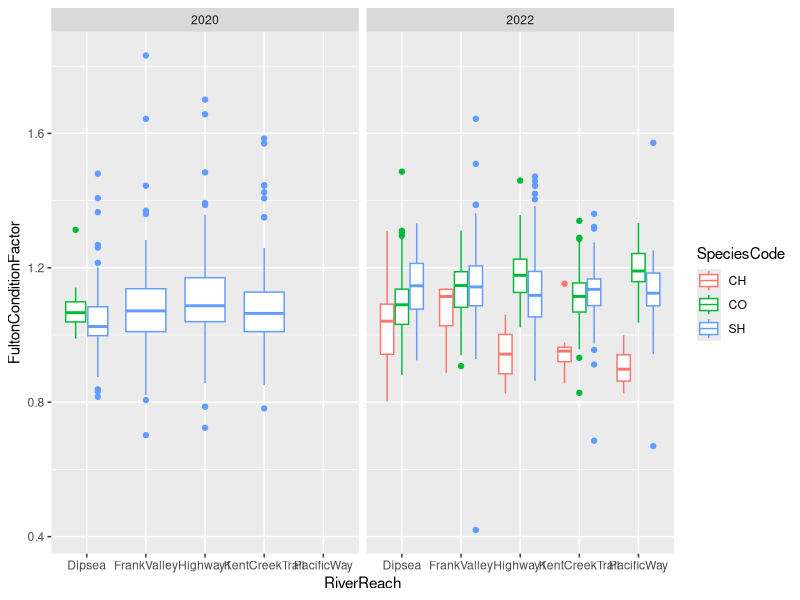
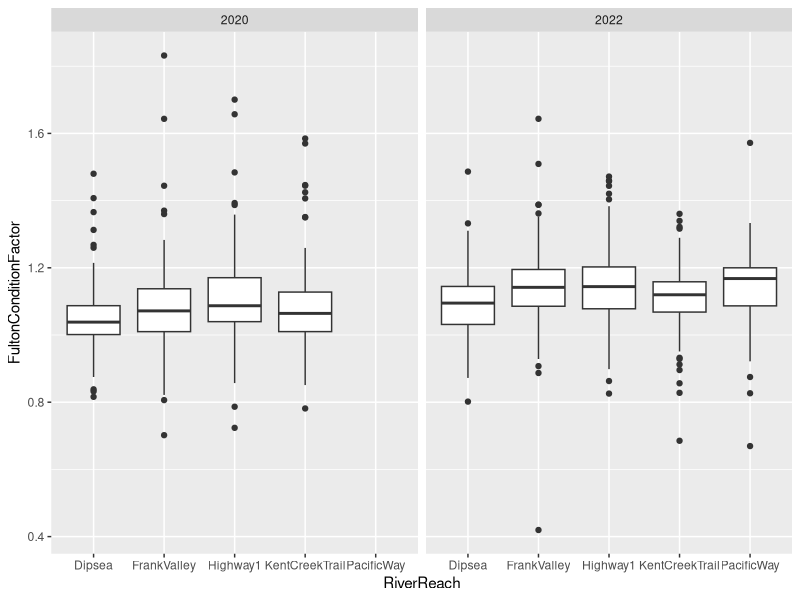

Generate these figures, in order, with R: (Note: this script raises an error after producing the figures.)
# Last updated 06/03/2026
# Results:
  # fulton condition factor
    # a) fish measurements - sig. b/n CH[0.997], SH[1.108], CO[1.119] & FieldSeason 2022 > 2020 [0.054] dif.
    # b) diet data original - sig. b/n CH[1.015], SH[1.147], CO[1.126] & FieldSeason 2022 > 2020 [0.056] dif.
    # c) by river reach - sig. dif. b/n river reach FCF in survey but not gut lavage data...
    # d) NZMS - no sig. dif. across those that consume or don't consume NZMS
  # counts
    # proportions from seining + efishing seems to match diet data better (makes sense given they used similar methods to catch fish for gut lavage)
    # snorkel may be most representative but have the highest error...
# NOTE: almost all graphed data is based on YoY lifestage... may want to make adjustments for final report
  # might want to do stat. analysis by interaction

# Libraries ---------------------------------------------------------------

library(tidyverse)
library(patchwork)

# Calling files -----------------------------------------------------------

fish_snorkel <- read.csv("Data/Created_Data/Fish_Snorkel.csv")
fish_measurement <- read.csv("Data/Created_Data/Fish_Measurement.csv")
diet_data_original <- read.csv("Data/Created_Data/Diet_Data_Original.csv")

# Raw plotting ------------------------------------------------------------

### fulton condition factor

## fish measurement

# fish measurement weight vs length

# limit life stage and dimensions to diet data set
survey_length_weight_plot <- ggplot(fish_measurement %>% filter(LifeStage == "YoY", between(ForkLength, 30, 100)), 
       aes(x = ForkLength, y = FishWeight, color = SpeciesCode)) +
  geom_point() +
  facet_wrap(~FieldSeason) +
  stat_smooth(formula = y ~ splines::ns(x, 3),
              method = "glm")

# fish measurement fulton condition factor

survey_FCF_plot <- ggplot(fish_measurement %>% filter(LifeStage == "YoY", between(ForkLength, 30, 100)), 
       aes(x = SpeciesCode, y = FultonConditionFactor)) +
  geom_boxplot() +
  facet_wrap(~FieldSeason)

## diet data original

# diet data original weight vs length

diet_length_weight_plot <- ggplot(diet_data_original %>% filter(LifeStage == "YoY"), 
       aes(x = ForkLength, y = FishWeight, color = SpeciesCode)) +
  geom_point() +
  facet_wrap(~FieldSeason) +
  stat_smooth(formula = y ~ splines::ns(x, 3),
              method = "glm")

# diet data original fulton condition factor

diet_FCF_plot <- ggplot(diet_data_original %>% filter(LifeStage == "YoY"),
                        aes(x = SpeciesCode, y = FultonConditionFactor)) +
  geom_boxplot() +
  facet_wrap(~FieldSeason)

## by river reach

ggplot(fish_measurement %>% filter(LifeStage == "YoY", between(ForkLength, 30, 100), RiverReach != "Foot4"), 
       aes(x = RiverReach, y = FultonConditionFactor, color = SpeciesCode)) +
  geom_boxplot() +
  facet_wrap(~FieldSeason)

ggplot(fish_measurement %>% filter(LifeStage == "YoY", between(ForkLength, 30, 100), RiverReach != "Foot4"), 
       aes(x = RiverReach, y = FultonConditionFactor)) +
  geom_boxplot() +
  facet_wrap(~FieldSeason)

## new zealand mud snail

diet_data_original %>%
  filter(StreamNumber %in% nzms_stream_number, SpeciesCode == "SH") %>%
  mutate(NZMS = case_when(Littorinimorpha == 0 ~ "Empty",
                          Littorinimorpha > 0 ~ "Eaten")) %>%
  ggplot(aes(x = NZMS, y = FultonConditionFactor, color = LifeStage)) +
  geom_boxplot()

### rough counts

# snorkel 

snorkel_count_plot <- ggplot(fish_snorkel, 
                             aes(x = SpeciesCode, y = Count, fill = LifeStage)) +
  geom_col() +
  facet_wrap(~FieldSeason) +
  labs(title = "snorkel")

# seining + efishing

measurement_count_plot <- ggplot(fish_measurement, 
                                 aes(x = SpeciesCode, y = NumberOfFish, fill = LifeStage)) +
  geom_col() +
  facet_wrap(~FieldSeason) +
  labs(title = "seining + efish")

# diet 

diet_count_plot <- ggplot(diet_data_original %>% 
                            group_by(SpeciesCode, FieldSeason, LifeStage) %>% 
                            summarize(Count = n()),
                          aes(x = SpeciesCode, y = Count, fill = LifeStage)) +
  geom_col() +
  facet_wrap(~FieldSeason) +
  labs(title = "diet")

### river mapping

river_map <- rbind(unique(diet_data_original %>% select(Latitude, Longitude, RiverReach, StreamNumber)) %>% mutate(Data = "Diet"),
      unique(fish_measurement %>% select(Latitude, Longitude, RiverReach, StreamNumber)) %>% mutate(Data = "Seining + efish"),
      unique(fish_snorkel %>% select(Latitude, Longitude, RiverReach, StreamNumber)) %>% mutate(Data = "Snorkel"))

ggplot(river_map %>% arrange(RiverReach, StreamNumber), aes(x = Longitude, y = Latitude)) +
  geom_path(aes(group = RiverReach, linetype = RiverReach), linewidth = 1) + 
  geom_jitter(aes(shape = Data, color = Data), size = 2, width = 0.0005, height = 0.0005)

ggplot(river_map %>% arrange(RiverReach, StreamNumber), aes(x = Longitude, y = Latitude)) +
  geom_path(aes(group = RiverReach, linetype = RiverReach, color = RiverReach), linewidth = 1)

# Combining plots ---------------------------------------------------------

### fulton condition factor

(survey_length_weight_plot + survey_FCF_plot) / (diet_length_weight_plot + diet_FCF_plot)
ggsave("Figures/New_Figures/FCF_Comparison.png", width = 10, height = 8)

### counts

snorkel_count_plot + measurement_count_plot + diet_count_plot
ggsave("Figures/New_Figures/Count_Comparison.png", width = 15, height = 10)

# Significance testing ----------------------------------------------------

### fulton condition factor

## fish measurement

# by species

summary(glm(FultonConditionFactor ~ SpeciesCode + RiverReach + FieldSeason,
            fish_measurement %>% filter(LifeStage == "YoY", between(ForkLength, 30, 100)),
            family = gaussian(link = "identity")))

# diet data original

summary(glm(FultonConditionFactor ~ SpeciesCode + RiverReach + FieldSeason,
            diet_data_original %>% filter(LifeStage == "YoY"),
            family = gaussian(link = "identity")))

## new zealand mud snail testing

# choose only the stream sites where the NZMS was found for comparisons across SH in the same pools
nzms_stream_number <- unique((diet_data_original %>% filter(Littorinimorpha > 0, SpeciesCode == "SH"))$StreamNumber)

# FCF as a function of NZMS found in gut controlled for size and age
summary(glm(FultonConditionFactor ~ Littorinimorpha + ForkLength + LifeStage,
            diet_data_original %>% filter(StreamNumber %in% nzms_stream_number, SpeciesCode == "SH"),
            family = "gaussian"))

# direct numbers
diet_data_original %>%
  filter(StreamNumber %in% nzms_stream_number, SpeciesCode == "SH") %>%
  mutate(NZMS = case_when(Littorinimorpha == 0 ~ "Empty",
                          Littorinimorpha > 0 ~ "Eaten")) %>%
  group_by(NZMS, StreamNumber, LifeStage) %>%
  summarize(mean(FultonConditionFactor), mean(ForkLength))

### stat testing across sample and population data
combined_morphometric_df <- rbind(diet_data_original %>% 
        select(FultonConditionFactor, ForkLength, SpeciesCode, FieldSeason, LifeStage) %>%
        mutate(Data = "Gut Lavage"),
      fish_measurement %>% 
        filter(between(ForkLength, 30, 100)) %>%
        select(FultonConditionFactor, ForkLength, SpeciesCode, FieldSeason, LifeStage) %>%
        mutate(Data = "E-fishing"))

combined_morphometric_df %>% 
  group_by(SpeciesCode, Data) %>%
  drop_na() %>%
  summarize(mean(FultonConditionFactor), sd(FultonConditionFactor))

summary(glm(FultonConditionFactor ~ FieldSeason * Data,
            combined_morphometric_df %>% filter(LifeStage == "YoY", SpeciesCode == "SH"),
            family = gaussian(link = "identity")))


summary(glm(FultonConditionFactor ~ Data,
            combined_morphometric_df %>% 
              filter(SpeciesCode == "SH",
                     LifeStage == "YoY",
                     FieldSeason == 2020),
            family = gaussian(link = "identity")))
